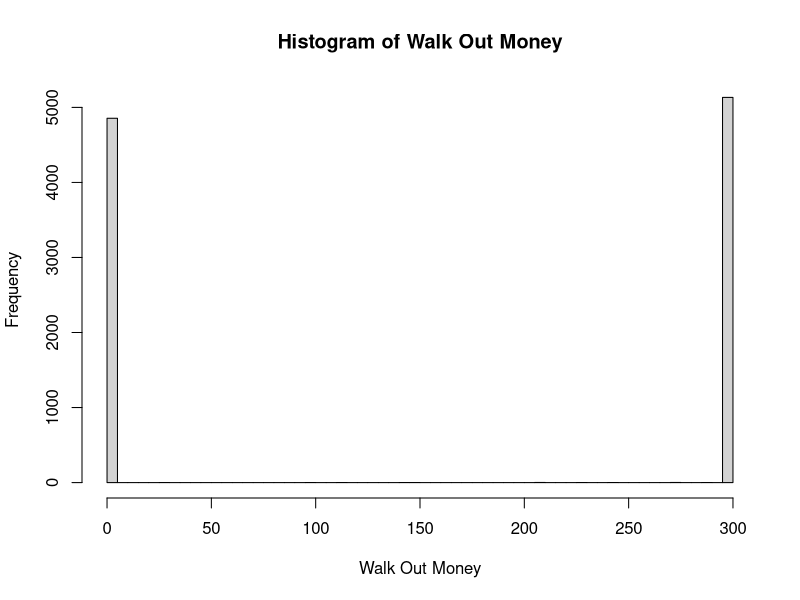
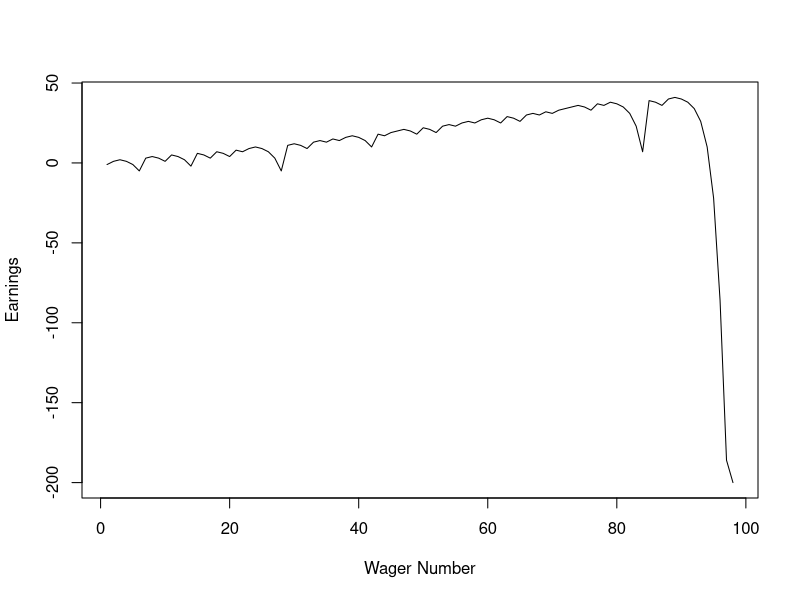

The R script that drew these images, in order: (Note: a time limit stopped this script after it produced the figures.)
## ---- chunk 1
library(dplyr)
one_play <- function(state){
  
    # Wager
    proposed_wager <- ifelse(state$previous_win, 1, 2*state$previous_wager)
    wager <- min(proposed_wager, state$M, state$B)
    
    # Spin of the wheel
    red <- rbinom(1,1,18/38)
    
    # Update state
    state$plays <- state$plays + 1
    state$previous_wager <- wager
    if(red){
      # WIN
      state$B <- state$B + wager
      state$previous_win <- TRUE
    }else{
      # LOSE
      state$B <- state$B - wager
      state$previous_win <- FALSE
    }
  state
}


#' Stopping rule
#'
#' Takes the state list and determines if the gambler has to stop
#' @param state A list.  See one_play
#' @return TRUE/FALSE
stop_play <- function(state){
  if(state$B <= 0) return(TRUE)
  if(state$plays >= state$L) return(TRUE)
  if(state$B >= state$W) return(TRUE)
  FALSE
}


#' Play roulette to either bankruptcy, success, or play limits
#'
#' @param B number, the starting budget
#' @param W number, the budget threshold for successfully stoping
#' @param L number, the maximum number of plays 
#' @param M number, the casino wager limit
#' @return A vector of budget values calculated after each play.
one_series <- function(
    B = 200
  , W = 300
  , L = 1000
  , M = 100
){

  # initial state
  state <- list(
    B = B
  , W = W
  , L = L
  , M = M
  , plays = 0
  , previous_wager = 0
  , previous_win = TRUE
  )
  
  # vector to store budget over series of plays
  budget <- rep(NA, L)
  
  # For loop of plays
  for(i in 1:L){
    new_state <- state %>% one_play
    budget[i] <- new_state$B
    if(new_state %>% stop_play){
      return(budget[1:i])
    }
    state <- new_state
  }
  budget    
}

# helper function
get_last <- function(x) x[length(x)] 


# Simulation
walk_out_money <- rep(NA, 10000)
for(j in seq_along(walk_out_money)){
  walk_out_money[j] <- one_series(B = 200, W = 300, L = 1000, M = 100) %>% get_last
}

# Walk out money distribution
hist(walk_out_money, breaks = 100,xlab = "Walk Out Money", main = paste("Histogram of", "Walk Out Money"))

# Estimated probability of walking out with extra cash
mean(walk_out_money > 200)

# Estimated earnings
mean(walk_out_money - 200)
## ---- chunk 2
earnings <- one_series(B = 200, W = 300, L = 1000, M = 100) - 200


plot(earnings,type="l", xlab = "Wager Number", ylab = "Earnings")
## ---- chunk 3

#' A single play of the Martingale strategy
#'
#' Takes a state list, spins the roulette wheel, returns the state list with updated values (for example, budget, plays, etc)
#' @param state A list with the following entries: 
#'   B              number, the starting budget
#'   W              number, the budget threshold for successfully stoping
#'   L              number, the maximum number of plays 
#'   M              number, the casino wager limit
#'   plays          integer, the number of plays executed
#'   previous_wager number, the wager in the previous play (0 at first play)
#'   previous_win   TRUE/FALSE, indicator if the previous play was a win (TRUE at first play)
#' @return The updated state list
library(dplyr)
one_play <- function(state){
  
    # Wager
    proposed_wager <- ifelse(state$previous_win, 1, 2*state$previous_wager)
    wager <- min(proposed_wager, state$M, state$B)
    
    # Spin of the wheel
    red <- rbinom(1,1,18/38)
    
    # Update state
    state$plays <- state$plays + 1
    state$previous_wager <- wager
    if(red){
      # WIN
      state$B <- state$B + wager
      state$previous_win <- TRUE
    }else{
      # LOSE
      state$B <- state$B - wager
      state$previous_win <- FALSE
    }
  state
}


#' Stopping rule
#'
#' Takes the state list and determines if the gambler has to stop
#' @param state A list.  See one_play
#' @return TRUE/FALSE
stop_play <- function(state){
  if(state$B <= 0) return(TRUE)
  if(state$plays >= state$L) return(TRUE)
  if(state$B >= state$W) return(TRUE)
  FALSE
}


#' Play roulette to either bankruptcy, success, or play limits
#'
#' @param B number, the starting budget
#' @param W number, the budget threshold for successfully stoping
#' @param L number, the maximum number of plays 
#' @param M number, the casino wager limit
#' @return A vector of budget values calculated after each play.
one_series <- function(
    B = 200
  , W = 300
  , L = 1000
  , M = 100
){

  # initial state
  state <- list(
    B = B
  , W = W
  , L = L
  , M = M
  , plays = 0
  , previous_wager = 0
  , previous_win = TRUE
  )
  
  # vector to store budget over series of plays
  budget <- rep(NA, L)
  
  # For loop of plays
  for(i in 1:L){
    new_state <- state %>% one_play
    budget[i] <- new_state$B
    if(new_state %>% stop_play){
      return(budget[1:i])
    }
    state <- new_state
  }
  budget    
}

# helper function
get_last <- function(x) x[length(x)] 


# Simulation
store_outmoney <- rep(NA, 100)
for(i in 1:100){
b=i+200 # set a oringinal value of Starting budget

walk_out_money <- rep(NA, 1000)#when walking out, person has the money ///if we want to run a plot quickly, we should set with rep()'s time is smaller interger
for(j in seq_along(walk_out_money)){
  walk_out_money[j] <- one_series(B = b, W = 300, L = 1000, M = 100) %>% get_last#get_last is function(x) x[length(x)] 's value of last one

}
store_outmoney[i] <-mean(walk_out_money)#store_outmoney contains all of mean of walk_out_money




# Estimated earnings
y=mean(walk_out_money - 200)
}
xb<- 201:300 # original budget is from 201 to 300.
plot(x=xb,y=store_outmoney,type="l",xlab="Starting budget",ylab="Average earnings") #draw a line chart
## ---- chunk 4
#' A single play of the Martingale strategy
#'
#' Takes a state list, spins the roulette wheel, returns the state list with updated values (for example, budget, plays, etc)
#' @param state A list with the following entries: 
#'   B              number, the starting budget
#'   W              number, the budget threshold for successfully stoping
#'   L              number, the maximum number of plays 
#'   M              number, the casino wager limit
#'   plays          integer, the number of plays executed
#'   previous_wager number, the wager in the previous play (0 at first play)
#'   previous_win   TRUE/FALSE, indicator if the previous play was a win (TRUE at first play)
#' @return The updated state list
library(dplyr)
one_play <- function(state){
  
    # Wager
    proposed_wager <- ifelse(state$previous_win, 1, 2*state$previous_wager)
    wager <- min(proposed_wager, state$M, state$B)
    
    # Spin of the wheel
    red <- rbinom(1,1,18/38)
    
    # Update state
    state$plays <- state$plays + 1
    state$previous_wager <- wager
    if(red){
      # WIN
      state$B <- state$B + wager
      state$previous_win <- TRUE
    }else{
      # LOSE
      state$B <- state$B - wager
      state$previous_win <- FALSE
    }
  state
}


#' Stopping rule
#'
#' Takes the state list and determines if the gambler has to stop
#' @param state A list.  See one_play
#' @return TRUE/FALSE
stop_play <- function(state){
  if(state$B <= 0) return(TRUE)
  if(state$plays >= state$L) return(TRUE)
  if(state$B >= state$W) return(TRUE)
  FALSE
}


#' Play roulette to either bankruptcy, success, or play limits
#'
#' @param B number, the starting budget
#' @param W number, the budget threshold for successfully stoping
#' @param L number, the maximum number of plays 
#' @param M number, the casino wager limit
#' @return A vector of budget values calculated after each play.
one_series <- function(
    B = 200
  , W = 300
  , L = 1000
  , M = 100
){

  # initial state
  state <- list(
    B = B
  , W = W
  , L = L
  , M = M
  , plays = 0
  , previous_wager = 0
  , previous_win = TRUE
  )
  
  # vector to store budget over series of plays
  budget <- rep(NA, L)
  
  # For loop of plays
  for(i in 1:L){
    new_state <- state %>% one_play
    budget[i] <- new_state$B
    if(new_state %>% stop_play){
      return(budget[1:i])
    }
    state <- new_state
  }
  budget    
}

# helper function
get_last <- function(x) x[length(x)] 


# Simulation
store_outmoney <- rep(NA, 100)
for(i in 1:100){
w=i+200 # set a oringinal value of Starting budget

walk_out_money <- rep(NA, 1000)#when walking out, person has the money ///if we want to run a plot quickly, we should set with rep()'s time is smaller interger
for(j in seq_along(walk_out_money)){
  walk_out_money[j] <- one_series(B = 200, W = w, L = 1000, M = 100) %>% get_last#get_last is function(x) x[length(x)] 's value of last one

}
store_outmoney[i] <-mean(walk_out_money)#store_outmoney contains all of mean of walk_out_money





# Estimated earnings
y=mean(walk_out_money - 200)
}
xw<- 201:300 # the budget threshold for successfully stoping is from 201 to 300.
plot(x=xw,y=store_outmoney,type="l",xlab="The budget threshold for successfully stoping", ylab="Average earnings")#draw a line chart
## ---- chunk 5
#' A single play of the Martingale strategy
#'
#' Takes a state list, spins the roulette wheel, returns the state list with updated values (for example, budget, plays, etc)
#' @param state A list with the following entries: 
#'   B              number, the starting budget
#'   W              number, the budget threshold for successfully stoping
#'   L              number, the maximum number of plays 
#'   M              number, the casino wager limit
#'   plays          integer, the number of plays executed
#'   previous_wager number, the wager in the previous play (0 at first play)
#'   previous_win   TRUE/FALSE, indicator if the previous play was a win (TRUE at first play)
#' @return The updated state list
library(dplyr)
one_play <- function(state){
  
    # Wager
    proposed_wager <- ifelse(state$previous_win, 1, 2*state$previous_wager)
    wager <- min(proposed_wager, state$M, state$B)
    
    # Spin of the wheel
    red <- rbinom(1,1,18/38)
    
    # Update state
    state$plays <- state$plays + 1
    state$previous_wager <- wager
    if(red){
      # WIN
      state$B <- state$B + wager
      state$previous_win <- TRUE
    }else{
      # LOSE
      state$B <- state$B - wager
      state$previous_win <- FALSE
    }
  state
}


#' Stopping rule
#'
#' Takes the state list and determines if the gambler has to stop
#' @param state A list.  See one_play
#' @return TRUE/FALSE
stop_play <- function(state){
  if(state$B <= 0) return(TRUE)
  if(state$plays >= state$L) return(TRUE)
  if(state$B >= state$W) return(TRUE)
  FALSE
}


#' Play roulette to either bankruptcy, success, or play limits
#'
#' @param B number, the starting budget
#' @param W number, the budget threshold for successfully stoping
#' @param L number, the maximum number of plays 
#' @param M number, the casino wager limit
#' @return A vector of budget values calculated after each play.
one_series <- function(
    B = 200
  , W = 300
  , L = 1000
  , M = 100
){

  # initial state
  state <- list(
    B = B
  , W = W
  , L = L
  , M = M
  , plays = 0
  , previous_wager = 0
  , previous_win = TRUE
  )
  
  # vector to store budget over series of plays
  budget <- rep(NA, L)
  
  # For loop of plays
  for(i in 1:L){
    new_state <- state %>% one_play
    budget[i] <- new_state$B
    if(new_state %>% stop_play){
      return(budget[1:i])
    }
    state <- new_state
  }
  budget    
}

# helper function
get_last <- function(x) x[length(x)] 


# Simulation
store_outmoney <- rep(NA, 100)
for(i in 1:100){
l=i+900 # set a oringinal value of Starting budget

walk_out_money <- rep(NA, 1000)#when walking out, person has the money ///if we want to run a plot quickly, we should set with rep()'s time is smaller interger
for(j in seq_along(walk_out_money)){
  walk_out_money[j] <- one_series(B = 200, W = 300, L = l, M = 100) %>% get_last#get_last is function(x) x[length(x)] 's value of last one

}
store_outmoney[i] <-mean(walk_out_money)#store_outmoney contains all of mean of walk_out_money





# Estimated earnings
y=mean(walk_out_money - 200)
}
xl<- 901:1000 # the maximum number of plays is from 901 to 1000.
plot(x=xl,y=store_outmoney,type="l",xlab="The maximum number of plays", ylab = "Average earnings")#draw a line chart
## ---- chunk 6

#' A single play of the Martingale strategy
#'
#' Takes a state list, spins the roulette wheel, returns the state list with updated values (for example, budget, plays, etc)
#' @param state A list with the following entries: 
#'   B              number, the starting budget
#'   W              number, the budget threshold for successfully stoping
#'   L              number, the maximum number of plays 
#'   M              number, the casino wager limit
#'   plays          integer, the number of plays executed
#'   previous_wager number, the wager in the previous play (0 at first play)
#'   previous_win   TRUE/FALSE, indicator if the previous play was a win (TRUE at first play)
#' @return The updated state list
library(dplyr)
one_play <- function(state){
  
    # Wager
    proposed_wager <- ifelse(state$previous_win, 1, 2*state$previous_wager)
    wager <- min(proposed_wager, state$M, state$B)
    
    # Spin of the wheel
    red <- rbinom(1,1,18/38)
    
    # Update state
    state$plays <- state$plays + 1
    state$previous_wager <- wager
    if(red){
      # WIN
      state$B <- state$B + wager
      state$previous_win <- TRUE
    }else{
      # LOSE
      state$B <- state$B - wager
      state$previous_win <- FALSE
    }
  state
}


#' Stopping rule
#'
#' Takes the state list and determines if the gambler has to stop
#' @param state A list.  See one_play
#' @return TRUE/FALSE
stop_play <- function(state){
  if(state$B <= 0) return(TRUE)
  if(state$plays >= state$L) return(TRUE)
  if(state$B >= state$W) return(TRUE)
  FALSE
}


#' Play roulette to either bankruptcy, success, or play limits
#'
#' @param B number, the starting budget
#' @param W number, the budget threshold for successfully stoping
#' @param L number, the maximum number of plays 
#' @param M number, the casino wager limit
#' @return A vector of budget values calculated after each play.
one_series <- function(
    B = 200
  , W = 300
  , L = 1000
  , M = 100
){

  # initial state
  state <- list(
    B = B
  , W = W
  , L = L
  , M = M
  , plays = 0
  , previous_wager = 0
  , previous_win = TRUE
  )
  
  # vector to store budget over series of plays
  budget <- rep(NA, L)
  
  # For loop of plays
  for(i in 1:L){
    new_state <- state %>% one_play
    budget[i] <- new_state$B
    if(new_state %>% stop_play){
      return(budget[1:i])
    }
    state <- new_state
  }
  budget    
}

# helper function
get_last <- function(x) x[length(x)] 


# Simulation
store_outmoney <- rep(NA, 100)
for(i in 1:100){
m=i+50 # set a oringinal value of Starting budget

walk_out_money <- rep(NA, 1000)#when walking out, person has the money ///if we want to run a plot quickly, we should set with rep()'s time is smaller interger
for(j in seq_along(walk_out_money)){
  walk_out_money[j] <- one_series(B = 200, W = 300, L = 1000, M = m) %>% get_last#get_last is function(x) x[length(x)] 's value of last one

}
store_outmoney[i] <-mean(walk_out_money)#store_outmoney contains all of mean of walk_out_money





# Estimated earnings
y=mean(walk_out_money - 200)
}
xm<- 51:150 # number, the casino wager limit is from 51 to 150.
plot(x=xm,y=store_outmoney,type="l",xlab="The casino wager limit",ylab="Average earnings")#draw a line chart
## ---- chunk 7
get_play <- function(x) length(x) #get_play(x) = length(x)
play_number <- rep(NA, 1000)
for(j in seq_along(play_number)){
  play_number[j] <- one_series(B = 200, W = 300, L = 1000, M = 100) %>% get_play
}
mean(play_number)
